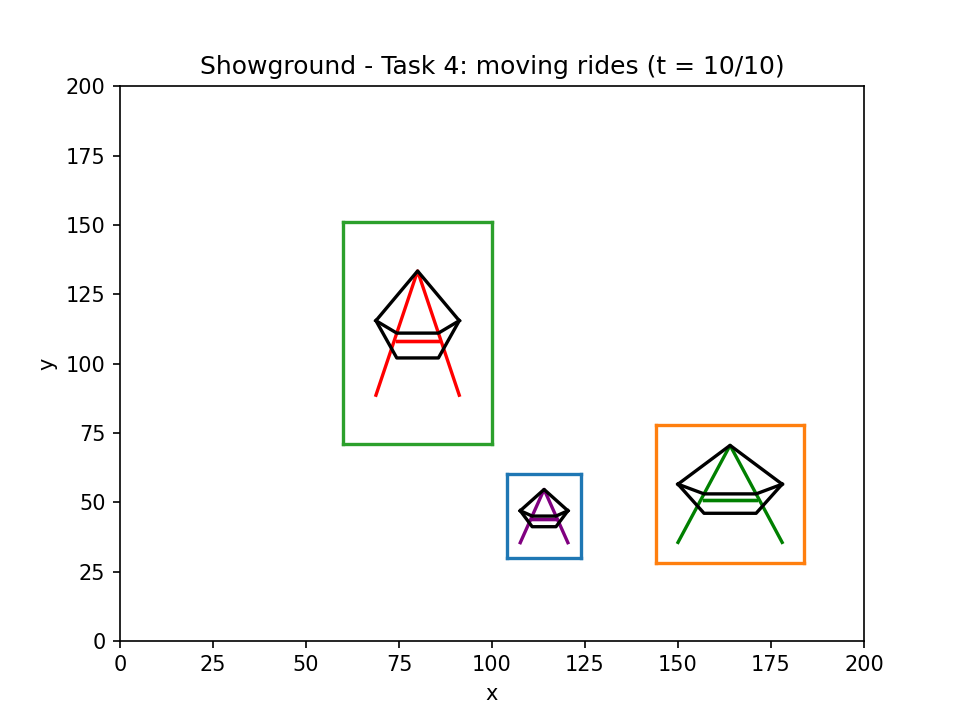

This figure's Python source:
# Student Name : Nicolas Klein
# Student ID   : 21892288

import matplotlib.pyplot as plt
from showground import Pirate

simlength = 10 


pirates = [
    Pirate(50, 30, 20, 30,  frame_color='tab:blue',   accent_color='purple', margin=0.18, vx=6,  vy=0),
    Pirate(105, 10, 40, 50, frame_color='tab:orange', accent_color='green',  margin=0.15, vx=8,  vy=2),
    Pirate(150, 80, 40, 80, frame_color='tab:green',  accent_color='red',    margin=0.22, vx=-10, vy=-1),
]

plt.ion()           
fig = plt.figure()

for t in range(simlength):
    plt.clf()      
    plt.title(f"Showground - Task 4: moving rides (t = {t+1}/{simlength})")  
    plt.xlabel("x"); plt.ylabel("y")


    for p in pirates:
        p.plot_me(plt)
        p.step_change()  

    plt.xlim((0, 200)); plt.ylim((0, 200))
    plt.pause(0.8)  

fig.savefig("task4.png", dpi=150)
plt.ioff()
plt.show()
